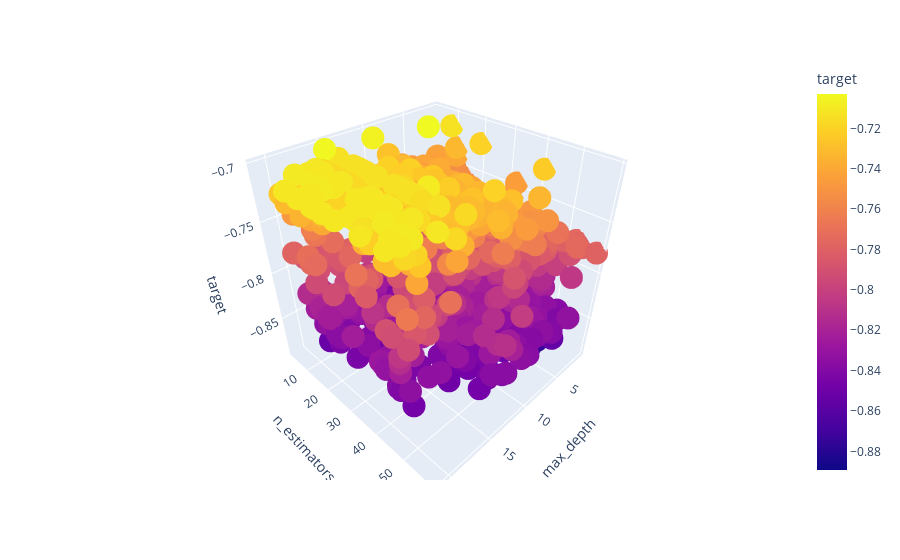

Here is the notebook cell this chart was saved with:
### Code cell
px.scatter_3d(df2, x = "max_depth", y = "n_estimators", z = "target", color = "target")

### Figure 1 — Plotly figure (JSON) as saved in the notebook; plotly's stock layout.template omitted (floating-point values rounded to 4 significant figures; data arrays with more than 128 entries replaced by an {"elided": "..."} marker saying what was removed)
{"data": [{"hovertemplate": "max_depth=%{x}<br>n_estimators=%{y}<br>target=%{marker.color}<extra></extra>", "legendgroup": "", "marker": {"color": {"elided": "1318 float values"}, "coloraxis": "coloraxis", "symbol": "circle"}, "mode": "markers", "name": "", "scene": "scene", "showlegend": false, "type": "scatter3d", "x": {"elided": "1318 int values"}, "y": {"elided": "1318 int values"}, "z": {"elided": "1318 float values"}}], "layout": {"coloraxis": {"colorbar": {"title": {"text": "target"}}, "colorscale": [[0, "#0d0887"], [0.1111, "#46039f"], [0.2222, "#7201a8"], [0.3333, "#9c179e"], [0.4444, "#bd3786"], [0.5556, "#d8576b"], [0.6667, "#ed7953"], [0.7778, "#fb9f3a"], [0.8889, "#fdca26"], [1, "#f0f921"]]}, "legend": {"tracegroupgap": 0}, "margin": {"t": 60}, "scene": {"domain": {"x": [0, 1], "y": [0, 1]}, "xaxis": {"title": {"text": "max_depth"}}, "yaxis": {"title": {"text": "n_estimators"}}, "zaxis": {"title": {"text": "target"}}}}}
